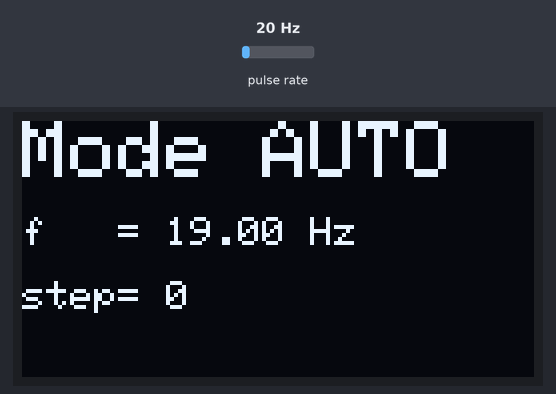
Bench run of a sketch on a simulated ESP32. Shown: 128×64 one-colour display. Wiring (inferred from the names in the program): pulse sensor: data GPIO 34. The inputs (shaded band) are chosen by the test bench; at power-on: pulse rate 20 Hz. What the sketch prints to the serial monitor is not drawn.

Above: at 1.6 s.
1.7 s: pulse rate (sensor on GPIO 34) set to 4 Hz
At 3.5 s:
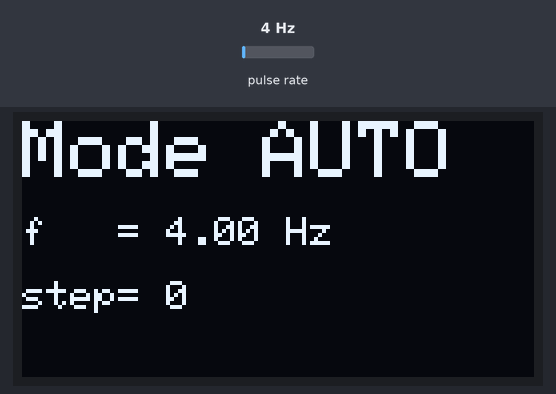
4.5 s: pulse rate (sensor on GPIO 34) set to 196 Hz
At 5.8 s:
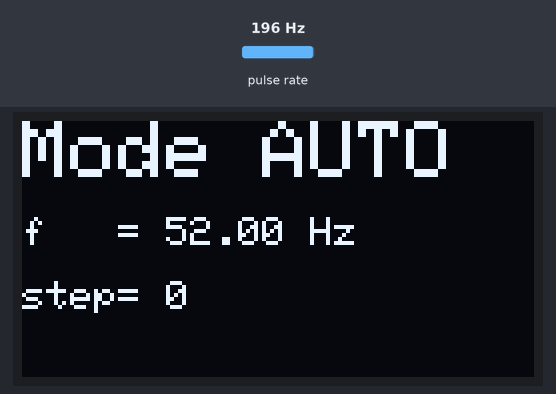
7.5 s: pulse rate (sensor on GPIO 34) set to 50 Hz
At 8.5 s:
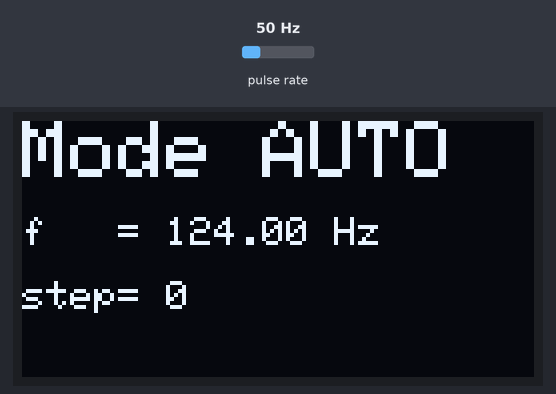
Timing chart, 0 to 10.5 s (numbered marks = the images above; inputs shaded):
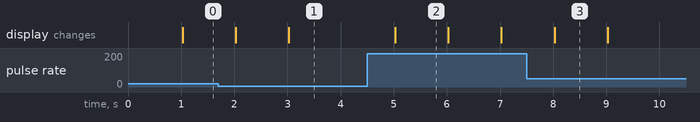

Measured:
- after the input at 1.7 s, the display: first changes after 0.33 s (image 1 shows a later state)
- after the input at 4.5 s, the display: changes after 0.53 s (image 2)
- what the display in image 2 shows lasts 1.0 s, from 5.0 s to 6.0 s

The sketch:

stage07_oled.ino
```cpp
// Stage 7 — OLED Status
// 0,96" SSD1306 I2C-OLED an ESP32.
// Zeigt aktuellen Modus, Frequenz und Step-Zaehler.
// Kombiniert Stage 5 (Frequenzmessung) + Stage 6 (Mode-Controller).
//
// Benoetigte Bibliothek (Bibliotheks-Manager):
//   "Adafruit SSD1306" — zieht Adafruit GFX automatisch mit.
//
// Verdrahtung OLED:
//   VCC -> 3V3
//   GND -> GND
//   SCL -> GPIO 22   (I2C-Clock, ESP32 Default)
//   SDA -> GPIO 21   (I2C-Data,  ESP32 Default)
//
// ACHTUNG: GPIO 21 in diesem Sketch kollidiert mit PIN_LED_SINGLE
// aus Stage 6. Wenn beide Sketches kombiniert werden, muss die
// Single-LED auf einen anderen Pin umziehen (z.B. GPIO 23).

#include <Arduino.h>
#include <Wire.h>
#include <Adafruit_GFX.h>
#include <Adafruit_SSD1306.h>

constexpr uint8_t OLED_W    = 128;
constexpr uint8_t OLED_H    = 64;
constexpr uint8_t OLED_ADDR = 0x3C;

Adafruit_SSD1306 display(OLED_W, OLED_H, &Wire, -1);

// Frequenzzaehlung (siehe Stage 5)
constexpr uint8_t FREQ_PIN = 34;
volatile uint32_t edgeCount = 0;
uint32_t lastSampleMs = 0;
float    lastFreqHz   = 0.0f;

void IRAM_ATTR onRisingEdge() {
  edgeCount++;
}

// Platzhalter fuer Mode + Step-Count (in der Integration aus Stage 6 uebernehmen)
const char* modeText = "AUTO";
uint32_t stepCount = 0;

void drawDisplay() {
  display.clearDisplay();
  display.setTextColor(SSD1306_WHITE);

  display.setTextSize(2);
  display.setCursor(0, 0);
  display.print("Mode ");
  display.println(modeText);

  display.setTextSize(1);
  display.setCursor(0, 24);
  display.print("f   = ");
  display.print(lastFreqHz, 2);
  display.println(" Hz");

  display.setCursor(0, 40);
  display.print("step= ");
  display.println(stepCount);

  display.display();
}

void setup() {
  Serial.begin(115200);

  if (!display.begin(SSD1306_SWITCHCAPVCC, OLED_ADDR)) {
    Serial.println("SSD1306 init fehlgeschlagen");
    while (true) { delay(1000); }
  }
  display.clearDisplay();
  display.display();

  pinMode(FREQ_PIN, INPUT);
  attachInterrupt(digitalPinToInterrupt(FREQ_PIN), onRisingEdge, RISING);

  Serial.println("Stage 7 OLED sketch ready.");
}

void loop() {
  uint32_t now = millis();
  if (now - lastSampleMs >= 1000) {
    noInterrupts();
    uint32_t count = edgeCount;
    edgeCount = 0;
    interrupts();

    uint32_t elapsedMs = now - lastSampleMs;
    lastSampleMs = now;

    lastFreqHz = (count * 1000.0f) / elapsedMs;
    drawDisplay();
  }
}
```
